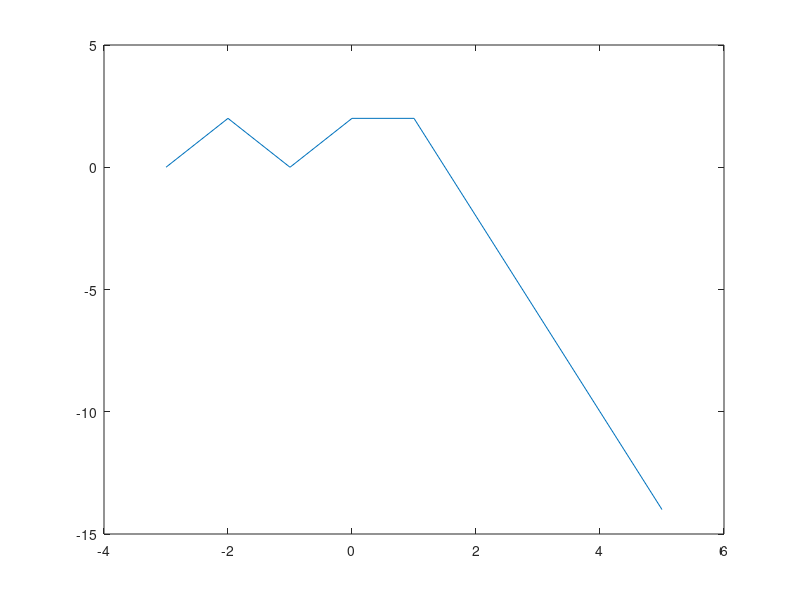

MATLAB code to generate this figure:
clc;
clear all;
close all;
t=-3:5
a=(t+3).*(t>=-3);
b=(t+2).*(t>=-2);
c=(t+1).*(t>=-1);
d=t.*(t>=0)
e=(t-1).*(t>=1)
f=t>=3
x=2*a-4*b+4*c-2*d-4*e;
plot(t,x)
